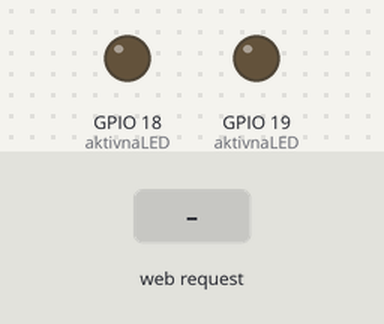
Bench run of a sketch on a simulated ESP32. On the bench: output pins drawn as LEDs (lit = HIGH). The test bench sets the inputs (shaded band). WiFi joins after 1.5 s; servers stay silent unless stated; what the sketch prints to the serial monitor is not drawn.

Above: at 2.7 s.
2.8 s: HTTP request GET /zapnut received
At 4.0 s:
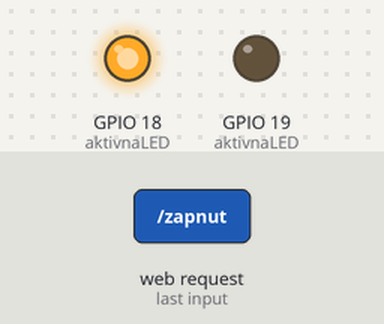
4.3 s: HTTP request GET /vypnut received
At 5.2 s:
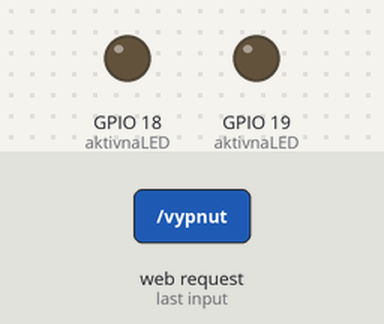
Timing chart, 0 to 7.3 s (numbered marks = the images above; inputs shaded):
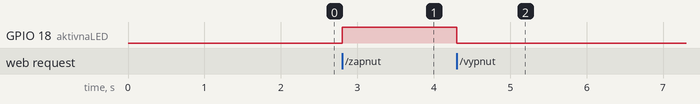

The sketch:

Apka_ledky.ino
```cpp
#include <WiFi.h>

WiFiServer server(80);
String header;

// STAV SYSTEMU
String stavSystemu = "vypnuty";   // vypnuty / zapnuty
int aktivnaLED = 18;              // 18 alebo 19

unsigned long timeoutTime = 2000;

void setup() {
  Serial.begin(9600);

  pinMode(18, OUTPUT);
  pinMode(19, OUTPUT);

  digitalWrite(18, LOW);
  digitalWrite(19, LOW);

  Serial.println("Spustam system...");

  WiFi.begin("wifi_net-cool", "povina401");
  while (WiFi.status() != WL_CONNECTED) {
    delay(500);
    Serial.print(".");
  }

  Serial.println("\nWiFi pripojene");
  Serial.print("IP adresa: ");
  Serial.println(WiFi.localIP());

  server.begin();
}

void loop() {
  handleWiFi();
}

// ================= WIFI =================
void handleWiFi() {
  WiFiClient client = server.available();
  if (!client) return;

  header = "";
  unsigned long startTime = millis();

  while (client.connected() && millis() - startTime <= timeoutTime) {
    if (client.available()) {
      char c = client.read();
      header += c;

      if (c == '\n') {

        // ---- SPRACOVANIE POZIADAVIEK ----
        if (header.indexOf("GET /zapnut") >= 0) {
          stavSystemu = "zapnuty";
          digitalWrite(aktivnaLED, HIGH);
          Serial.println("LED ZAPNUTA");
        }

        if (header.indexOf("GET /vypnut") >= 0) {
          stavSystemu = "vypnuty";
          digitalWrite(aktivnaLED, LOW);
          Serial.println("LED VYPNUTA");
        }

        if (header.indexOf("GET /led18") >= 0) {
          aktivnaLED = 18;
          Serial.println("Zvolena LED 18");
        }

        if (header.indexOf("GET /led19") >= 0) {
          aktivnaLED = 19;
          Serial.println("Zvolena LED 19");
        }

        // ---- HTTP ODPOVEĎ ----
        client.println("HTTP/1.1 200 OK");
        client.println("Content-type:text/html");
        client.println("Connection: close");
        client.println();

        client.println("<!DOCTYPE html><html><head>");
        client.println("<style>");
        client.println("button { padding: 20px 40px; font-size: 18px; margin: 10px; }");
        client.println("</style></head><body align='center'>");

        client.println("<h1>Ovladanie LED</h1>");
        client.println("<p>Aktivna LED: <b>" + String(aktivnaLED) + "</b></p>");
        client.println("<p>Stav: <b>" + stavSystemu + "</b></p>");

        client.println("<a href='/led18'><button>LED 18</button></a>");
        client.println("<a href='/led19'><button>LED 19</button></a><br>");

        client.println("<a href='/zapnut'><button>ZAPNUT</button></a>");
        client.println("<a href='/vypnut'><button>VYPNUT</button></a>");

        client.println("</body></html>");
        break;
      }
    }
  }
  client.stop();
}
```

Measured:
- after the input at 2.8 s, GPIO 18 (aktivnaLED): LOW → HIGH at once
- after the input at 4.3 s, GPIO 18 (aktivnaLED): HIGH → LOW at once
